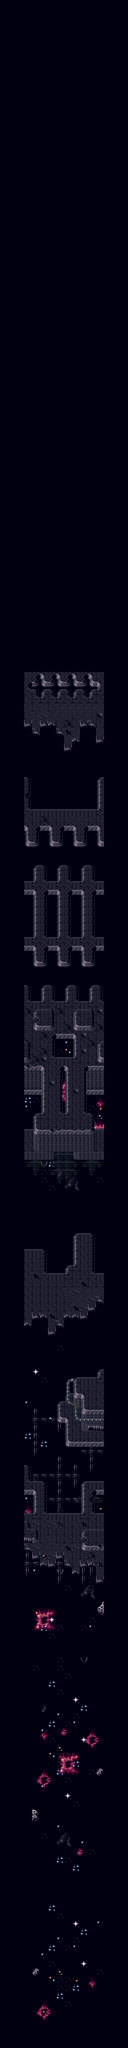

A level layout from a 2D game, rendered from its tile map. Below: a short description, then the map file with tile-grid data replaced by summaries:
An orthogonal 16x256 tile map with 16x16 px tiles, 13 tile layers (Nebula, Stars, Asteroids, Walls Below, ...).

<map version="1.9" tiledversion="2022.06.25" orientation="orthogonal" renderorder="right-down" width="16" height="256" tilewidth="16" tileheight="16" infinite="0" backgroundcolor="#000011" nextlayerid="15" nextobjectid="1">
 <tileset firstgid="1" name="tiles_packed" tilewidth="16" tileheight="16" tilecount="80" columns="8">
  <image source="../tiles_packed.png" width="128" height="160" />
 </tileset>
 <layer id="3" name="Nebula" width="16" height="256">
  <data>[4096 cells, 55 non-empty, 13 distinct tile ids]</data>
 </layer>
 <layer id="1" name="Stars" width="16" height="256">
  <data>[4096 cells, 104 non-empty, 7 distinct tile ids]</data>
 </layer>
 <layer id="2" name="Asteroids" width="16" height="256">
  <data>[4096 cells, 6 non-empty, 5 distinct tile ids]</data>
 </layer>
 <layer id="14" name="Walls Below" width="16" height="256">
  <data>[4096 cells, 2 non-empty, 2 distinct tile ids]</data>
 </layer>
 <layer id="4" name="Scaffolding Simple" width="16" height="256">
  <data>[4096 cells, 55 non-empty, 4 distinct tile ids]</data>
 </layer>
 <layer id="5" name="Scaffolding Detailed" width="16" height="256">
  <data>[4096 cells, 31 non-empty, 5 distinct tile ids]</data>
 </layer>
 <layer id="11" name="Debris" width="16" height="256">
  <data>[4096 cells, 17 non-empty, 6 distinct tile ids]</data>
 </layer>
 <layer id="9" name="Pipes Under" width="16" height="256">
  <data>[4096 cells, 1 non-empty, 1 distinct tile ids]</data>
 </layer>
 <layer id="12" name="Grime" width="16" height="256">
  <data>[4096 cells, 0 non-empty, 0 distinct tile ids]</data>
 </layer>
 <layer id="8" name="Floor" width="16" height="256">
  <data>[4096 cells, 272 non-empty, 11 distinct tile ids]</data>
 </layer>
 <layer id="6" name="Walls" width="16" height="256">
  <data>[4096 cells, 63 non-empty, 5 distinct tile ids]</data>
 </layer>
 <layer id="7" name="Edges" width="16" height="256">
  <data>[4096 cells, 386 non-empty, 24 distinct tile ids]</data>
 </layer>
 <layer id="10" name="Pipes Over" width="16" height="256">
  <data>[4096 cells, 11 non-empty, 6 distinct tile ids]</data>
 </layer>
</map>
